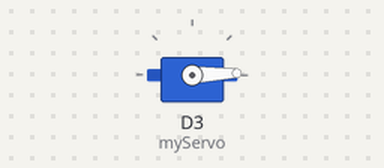
A sketch run on a simulated ESP8266 (NodeMCU). Parts: servo.

Above: at 5.15 s.
At 6.4 s:
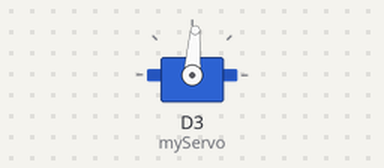
At 7.7 s:
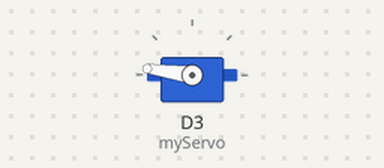
At 10.3 s:
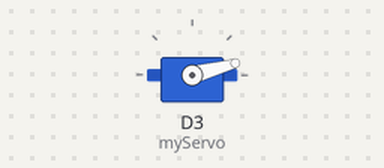
Timing chart, 0 to 12.2 s (numbered marks = the images above):
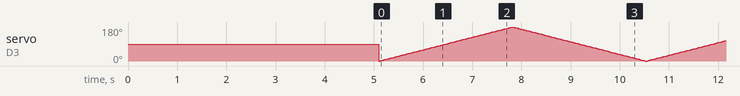

The sketch:

lesson02.ino
```cpp
/* Weather station
 * @author: Nikhil André Luthra - Bouvet Norge
 * @web: weather.labben.org
 * @web: bouvet.no / nikhil.luthra.no
 */

 #include <Servo.h>
 Servo myServo;
 int servoPosition;

void setup() {

  // Oppgave: Attach servo på Pin D3 til servoobjektet
  myServo.attach(D3);
  delay(100);
  myServo.write(90);

  delay(5000);
}

void loop() {
  // Oppgave: Kjør servo fra posisjon 0 til 180
  for(servoPosition = 0; servoPosition <= 180; servoPosition += 1)
  {
    myServo.write(servoPosition);
    delay(15);
  }

  // Oppgave kjør servo fra posisjon 180 til 0
  for(servoPosition = 180; servoPosition>=0; servoPosition-=1)
  {
    myServo.write(servoPosition);
    delay(15);
  }

}
```
